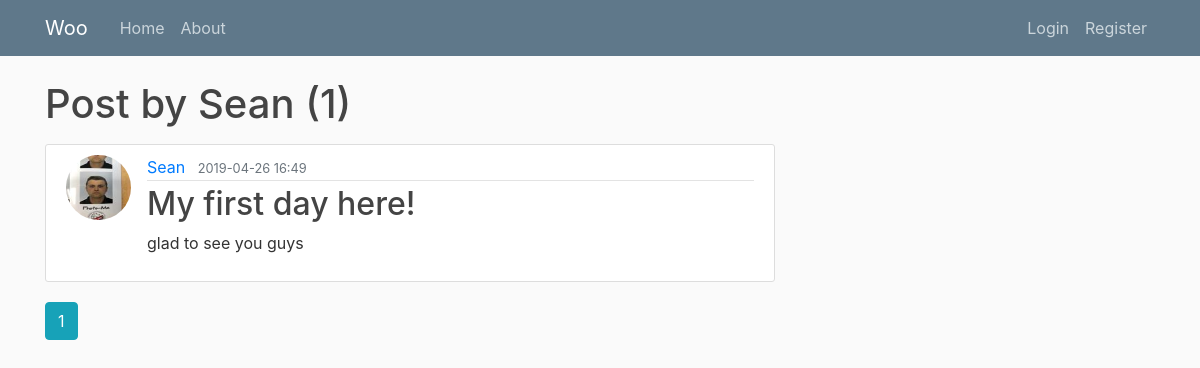
Before: /user/Sean with the older database file.
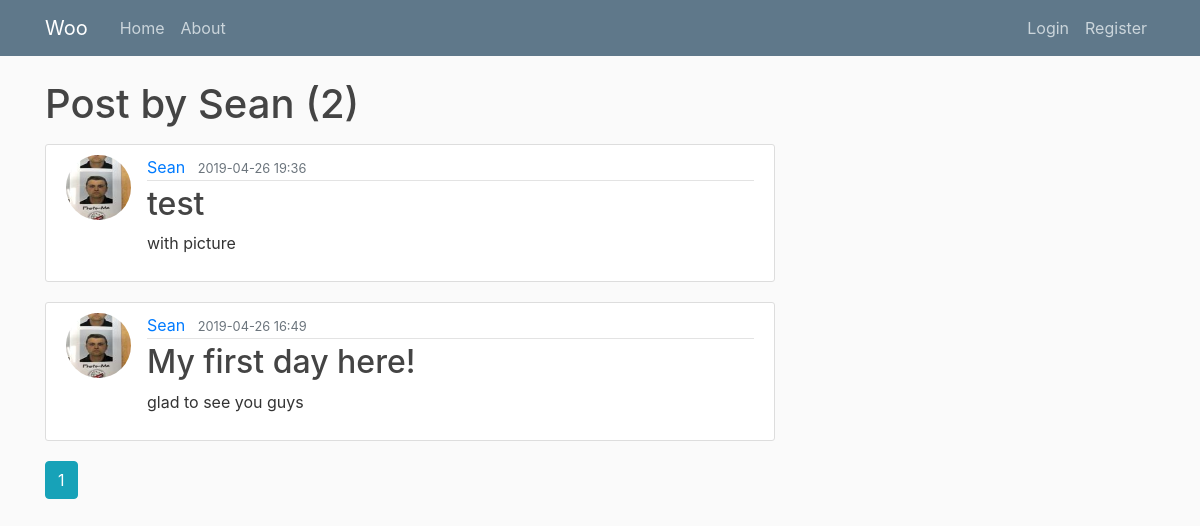
After: the same page with the newer database file.
### woo/models.py (models this page shows, shortened)
class Post(db.Model):
    id = db.Column(db.Integer, primary_key=True)
    title = db.Column(db.String(100), nullable=False)
    date_posted = db.Column(db.DateTime, nullable=False, default=datetime.utcnow)
    content = db.Column(db.Text, nullable=False)
    user_id = db.Column(db.Integer, db.ForeignKey('user.id'), nullable=False)
    image_file = db.Column(db.String(200), default=None)

class User(db.Model, UserMixin):
    id = db.Column(db.Integer, primary_key=True)
    username = db.Column(db.String(20), unique=True, nullable=False)
    email = db.Column(db.String(120), unique=True, nullable=False)
    image_file = db.Column(db.String(20), nullable=False, default='default.jpg')
    password = db.Column(db.String(60), nullable=False)
    posts = db.relationship('Post', backref='author', lazy=True)

### woo/users/routes.py (the view)
@users.route("/user/<string:username>")
def user_posts(username):
    page = request.args.get("page", 1, type=int)
    user = User.query.filter_by(username=username).first_or_404()
    posts = Post.query.filter_by(author=user)\
        .order_by(Post.date_posted.desc())\
        .paginate(page=page, per_page=5)
    return render_template('user_posts.html', posts=posts, user=user)

### woo/templates/user_posts.html
{% extends "layout.html" %}
{% block content %}
    <h1 class="mb-3">Post by {{ user.username }} ({{ posts.total }})</h1>
    {% for post in posts.items %}
        <article class="media content-section">
            <img class="rounded-circle article-img" src="{{ url_for('static', filename='profile_pics/' + post.author.image_file) }}">
            <div class="media-body">
                <div class="article-metadata">
                    <a class="mr-2" href="{{ url_for('users.user_posts', username=post.author.username)}}">{{ post.author.username }}</a>
                    <small class="text-muted">{{ post.date_posted.strftime("%Y-%m-%d %H:%M") }}</small>
                </div>
                <h2><a class="article-title" href="{{ url_for('posts.post', post_id=post.id) }}">{{ post.title }}</a></h2>
                <p class="article-content">{{ post.content }}</p>
            </div>
        </article>
    {% endfor %}
    {% for page_num in posts.iter_pages(left_edge=1, right_edge=1, left_current=1, right_current=2) %}
        {% if page_num %}
            {% if posts.page == page_num %}
                <a class="btn btn-info mb-4" href="{{ url_for('users.user_posts', username=user.username, page=page_num) }}">{{ page_num }}</a>
            {% else %}
                <a class="btn btn-outline-info mb-4" href="{{ url_for('users.user_posts', username=user.username, page=page_num) }}">{{ page_num }}</a>
            {% endif%}
        {% else %}
            ...
        {% endif%}
    {% endfor %}
{% endblock content %}

Changed rows visible on the page:
added Post: image_file (picture), author.username "Sean", date_posted "2019-04-26 19:36", title "test", content "with picture"
Other visible differences:
{{ posts.total }}: "1" → "2"
